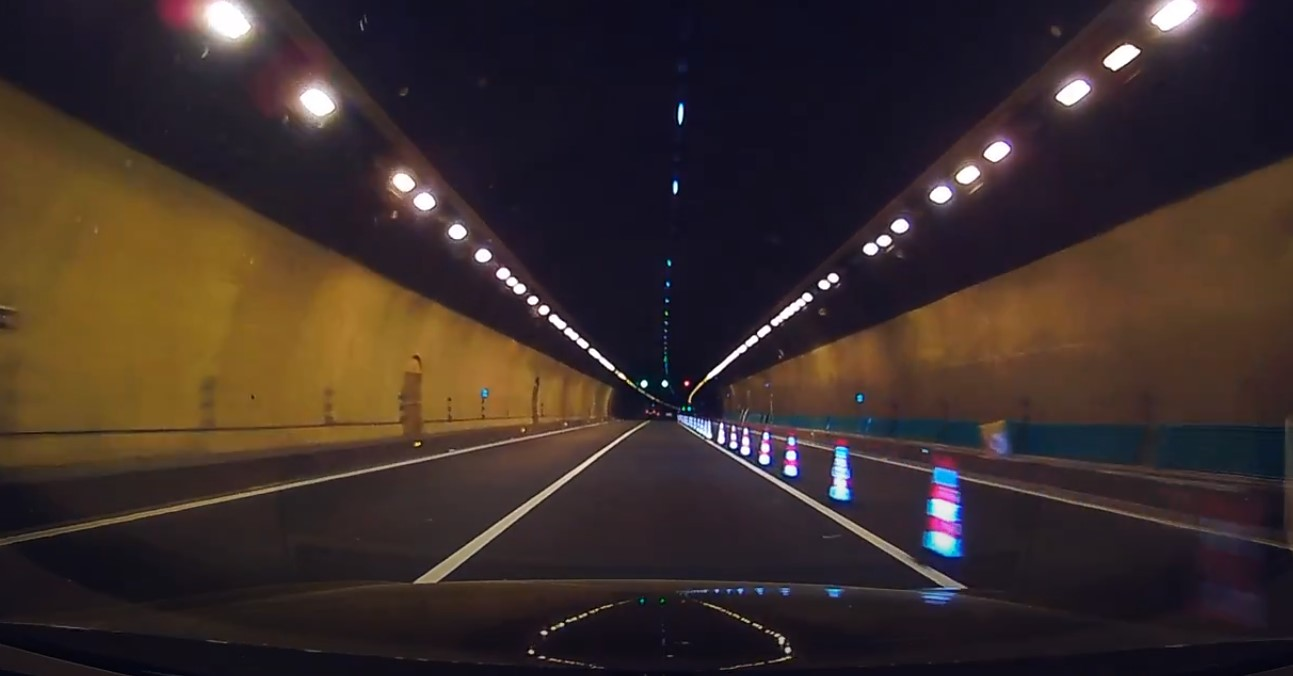
#> input picture Img_test/im3.jpg, 1293 x 676 px, found by its file name
$ python region_masking.py
#> lines starting #> are read from the running program, lines starting #| are printed output that depends on the picture; after the words box and inside, x2 and y2 are one past the last pixel; in counts of white or black regions, pixels touching at a corner belong together
import matplotlib.pyplot as plt
import matplotlib.image as mpimg
import numpy as np

# Read in the image
image = mpimg.imread('Img_test\im3.jpg')
#> image is the input picture: shape (676, 1293, 3); mean R, G, B 58.5, 45.2, 42.8
#image = mpimg.imread('Img_test\im2.jpg')

# Grab the x and y size and make a copy of the image
ysize = image.shape[0]
#> ysize = 676
xsize = image.shape[1]
#> xsize = 1293
color_select = np.copy(image)
line_image = np.copy(image)

# Define color selection criteria
# MODIFY THESE VARIABLES TO MAKE YOUR COLOR SELECTION
red_threshold = 200
green_threshold = 200
blue_threshold = 200

rgb_threshold = [red_threshold, green_threshold, blue_threshold]

# Define the vertices of a triangular mask.
# Keep in mind the origin (x=0, y=0) is in the upper left
# MODIFY THESE VALUES TO ISOLATE THE REGION
# WHERE THE LANE LINES ARE IN THE IMAGE
left_bottom = [100, 539]
right_bottom = [950, 539]
apex = [480, 290]

# Perform a linear fit (y=Ax+B) to each of the three sides of the triangle
# np.polyfit returns the coefficients [A, B] of the fit
fit_left = np.polyfit((left_bottom[0], apex[0]), (left_bottom[1], apex[1]), 1)
fit_right = np.polyfit((right_bottom[0], apex[0]), (right_bottom[1], apex[1]), 1)
fit_bottom = np.polyfit((left_bottom[0], right_bottom[0]), (left_bottom[1], right_bottom[1]), 1)

# Mask pixels below the threshold
color_thresholds = (image[:,:,0] < rgb_threshold[0]) | \
                    (image[:,:,1] < rgb_threshold[1]) | \
                    (image[:,:,2] < rgb_threshold[2])
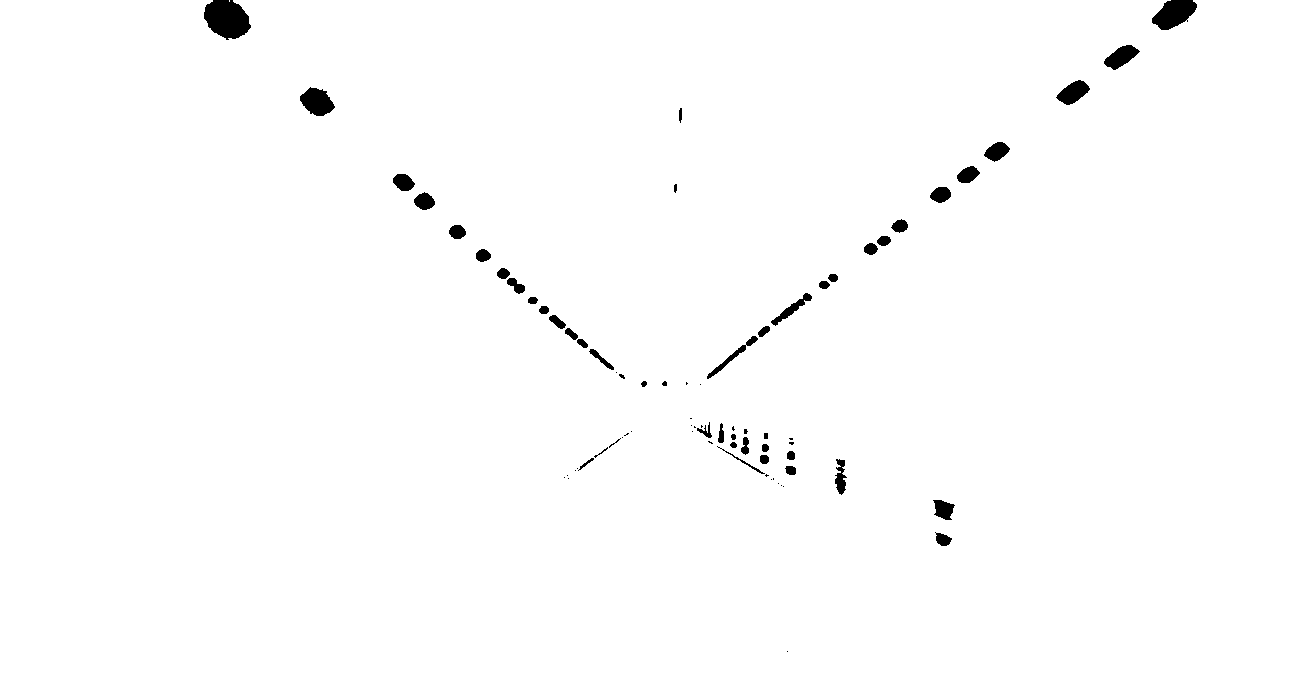
#> color_thresholds: shape (676, 1293) bool; 98.9% white; 78 black regions (30 under 20 px), largest, box (x1, y1, x2, y2) and area: (204, 0, 251, 40) 1366, (1152, 0, 1197, 30) 890, (300, 87, 335, 116) 672

# Find the region inside the lines
XX, YY = np.meshgrid(np.arange(0, xsize), np.arange(0, ysize))
region_thresholds = (YY > (XX*fit_left[0] + fit_left[1])) & \
                    (YY > (XX*fit_right[0] + fit_right[1])) & \
                    (YY < (XX*fit_bottom[0] + fit_bottom[1]))

# Mask color and region selection
color_select[color_thresholds | ~region_thresholds] = [0, 0, 0]
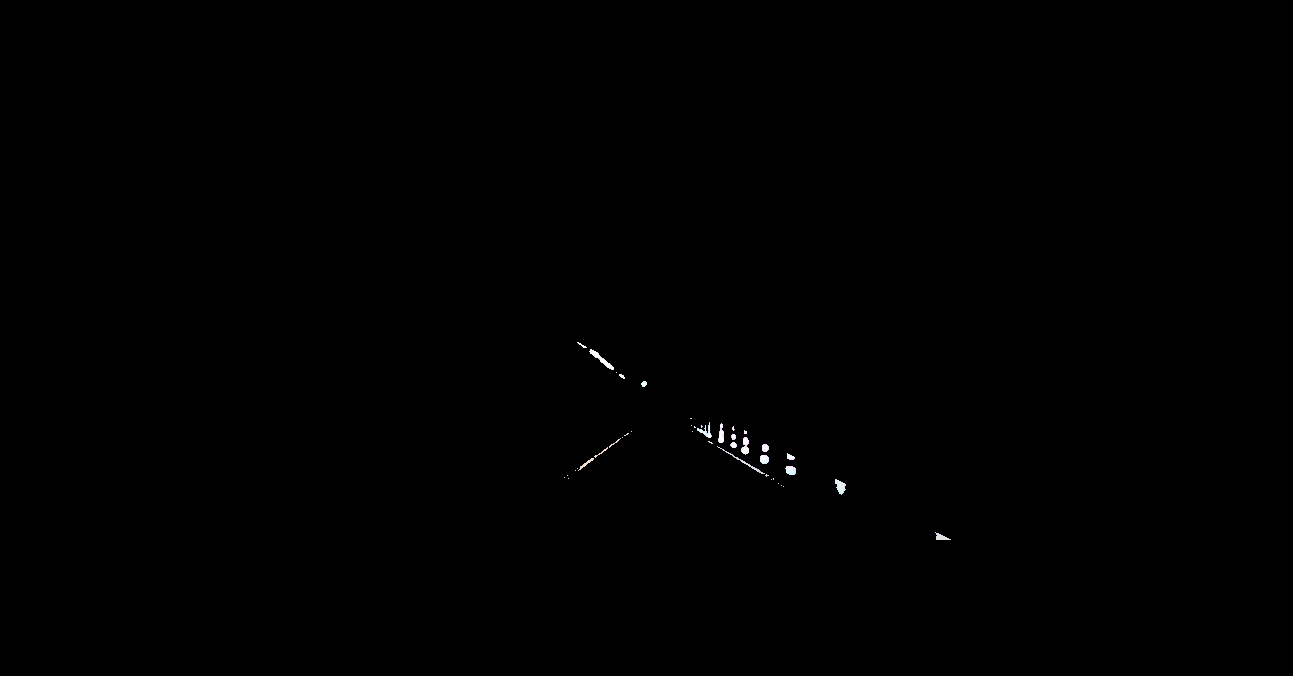
#> color_select: shape (676, 1293, 3); mean R, G, B 0.3, 0.3, 0.3
# Color pixels red where both color and region selections met
line_image[~color_thresholds & region_thresholds] = [9, 255, 0]
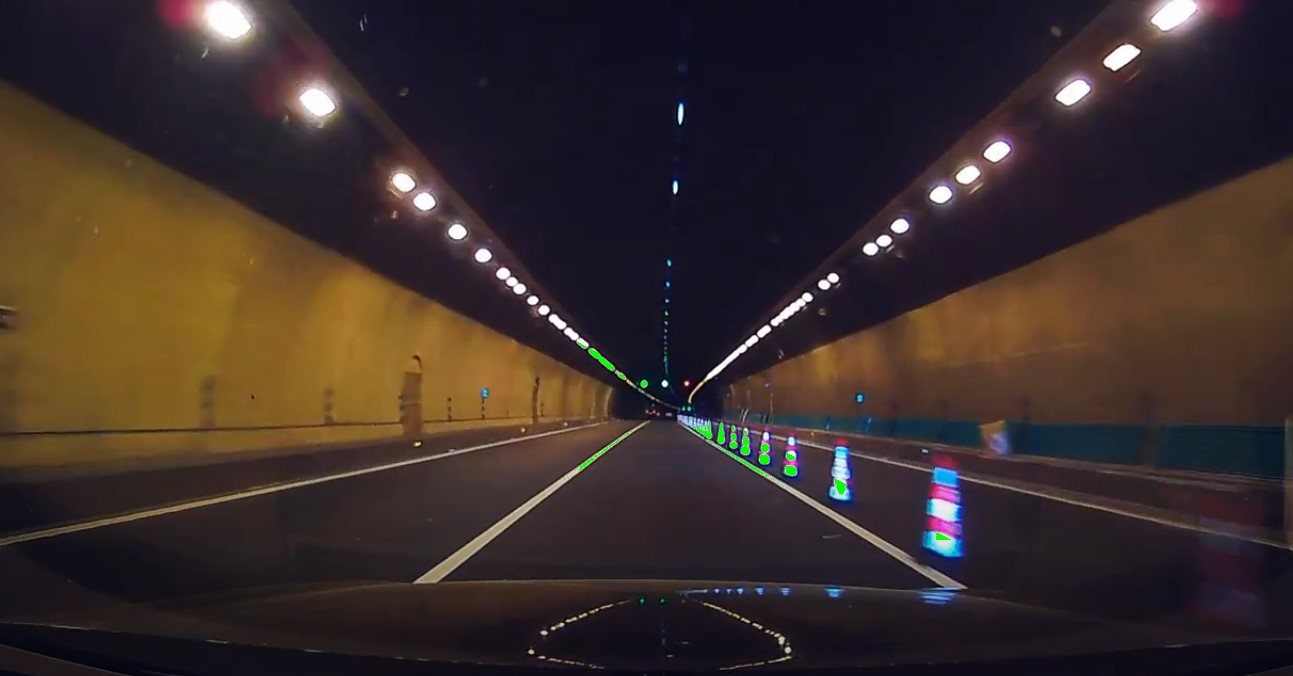
#> line_image: shape (676, 1293, 3); 0.13% of pixels changed, all inside (x1, y1, x2, y2) = (564, 342, 951, 540)

# Display the image and show region and color selections
plt.subplot(3,1,1)
plt.imshow(image)
x = [left_bottom[0], right_bottom[0], apex[0], left_bottom[0]]
y = [left_bottom[1], right_bottom[1], apex[1], left_bottom[1]]
plt.plot(x, y, 'r--', lw=4)
plt.title("Region Of Interest")
plt.subplot(3,1,2)
plt.imshow(color_select)
plt.title("Color Selection in the Triangular Region")
plt.subplot(3,1,3)
plt.imshow(line_image)
plt.title("Region Masked Image [Lane Lines in Green]")
plt.show()
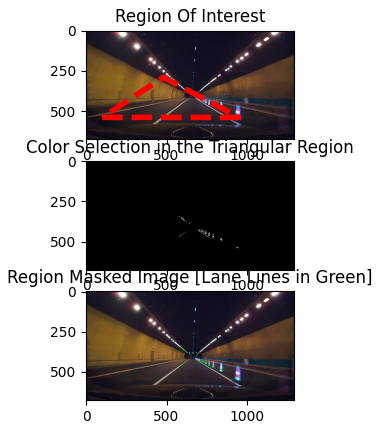
#> figure drawn by matplotlib, 3 panels

$ run again, with Img_test/im2.jpg copied over Img_test/im3.jpg
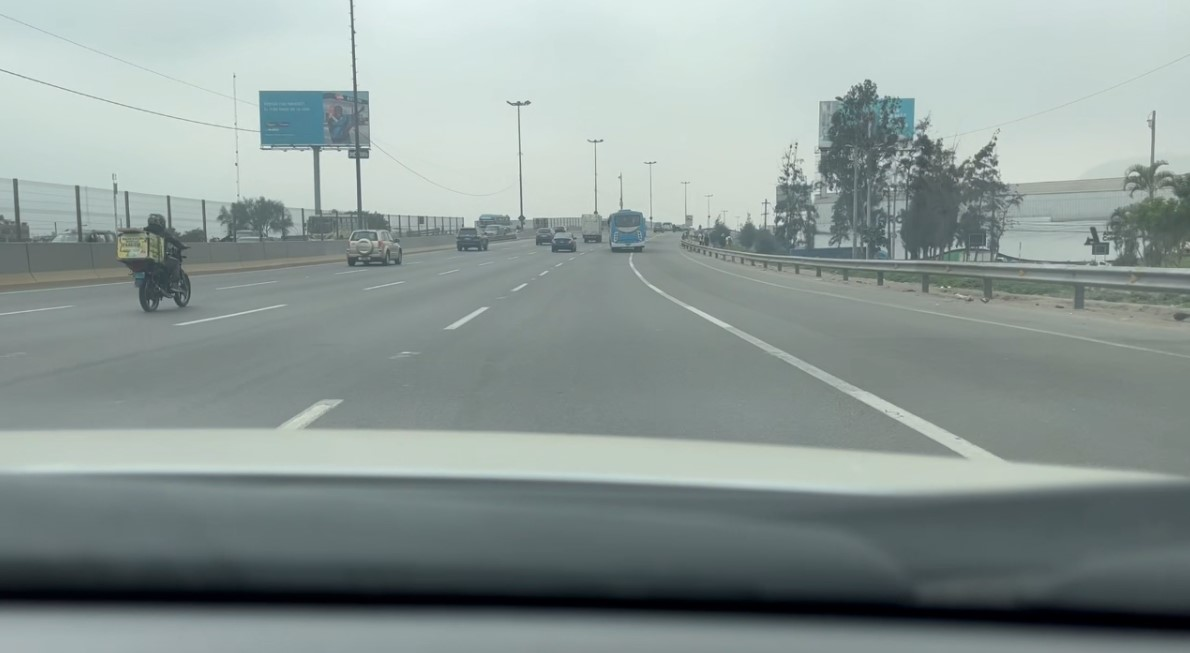
#> input picture Img_test/im2.jpg, 1190 x 653 px, found by its file name
#> image is the input picture: shape (653, 1190, 3); mean R, G, B 140.7, 153.1, 150.6
#> `color_thresholds = (image[:,:,0] < rgb_threshold[0]) | \ (image[:,:,1]..`:
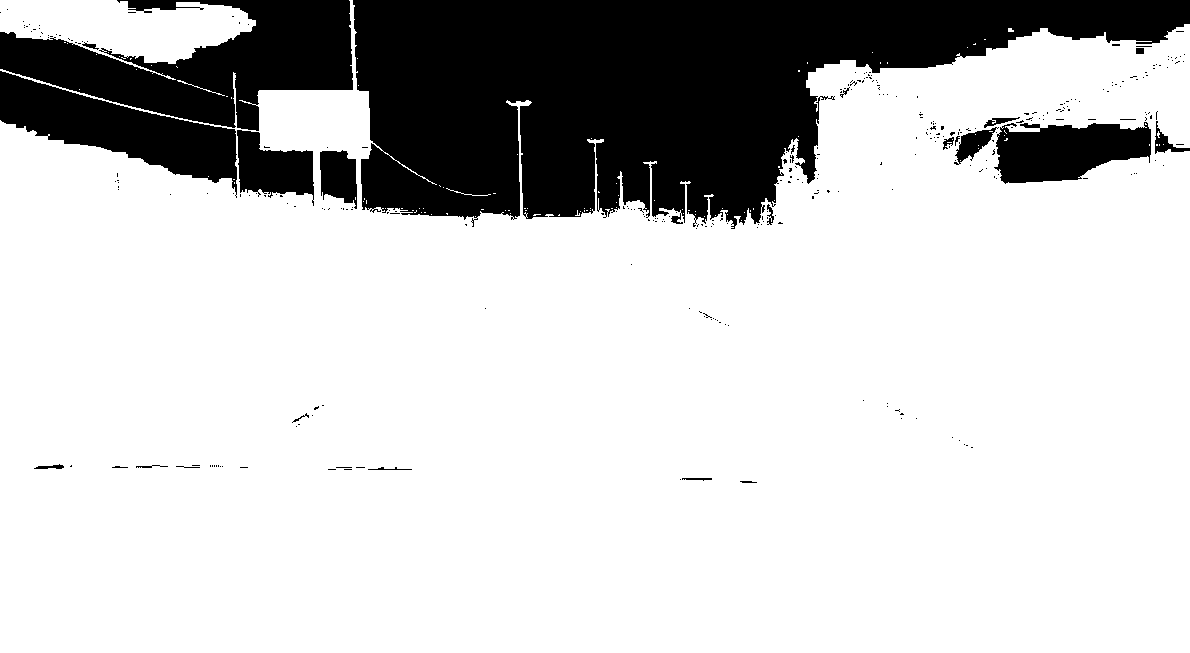
#> color_thresholds: shape (653, 1190) bool; 79% white; 324 black regions (301 under 20 px), largest, box (x1, y1, x2, y2) and area: (353, 0, 1190, 229) 112499, (0, 0, 353, 131) 23804, (0, 71, 237, 198) 12065
#> line_image: shape (653, 1190, 3); 0.03% of pixels changed, all inside (x1, y1, x2, y2) = (212, 308, 757, 483)
#> `plt.show()`:
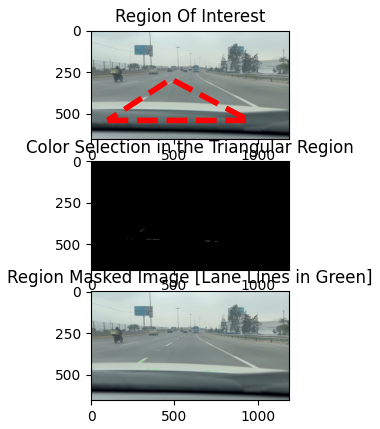
#> figure drawn by matplotlib, 3 panels

$ run again, with Img_test/im1.jpg copied over Img_test/im3.jpg
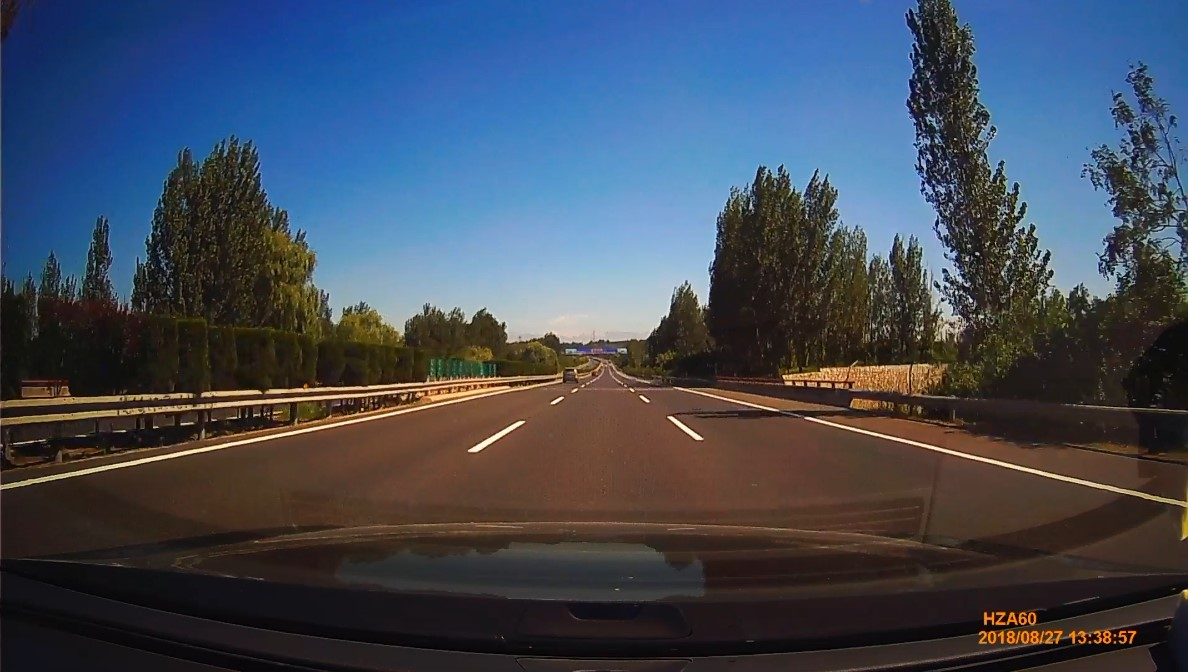
#> input picture Img_test/im1.jpg, 1188 x 672 px, found by its file name
#> image is the input picture: shape (672, 1188, 3); mean R, G, B 65.3, 74.2, 88.6
#> `color_thresholds = (image[:,:,0] < rgb_threshold[0]) | \ (image[:,:,1]..`:
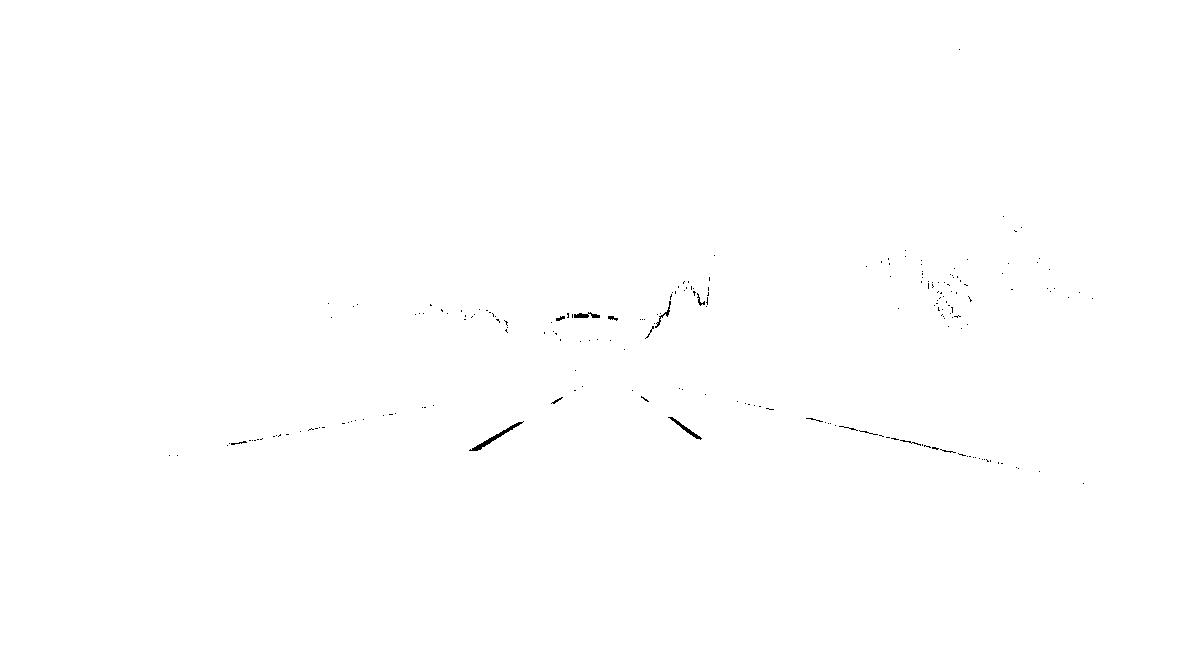
#> color_thresholds: shape (672, 1188) bool; 99.8% white; black in thin lines or dots, all inside (x1, y1, x2, y2) = (169, 49, 1093, 484)
#> line_image: shape (672, 1188, 3); 0.06% of pixels changed, all inside (x1, y1, x2, y2) = (252, 309, 702, 451)
#> `plt.show()`:
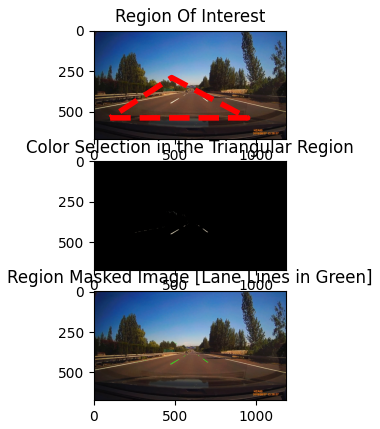
#> figure drawn by matplotlib, 3 panels

$ run again, with Img_test/im4.jpg copied over Img_test/im3.jpg
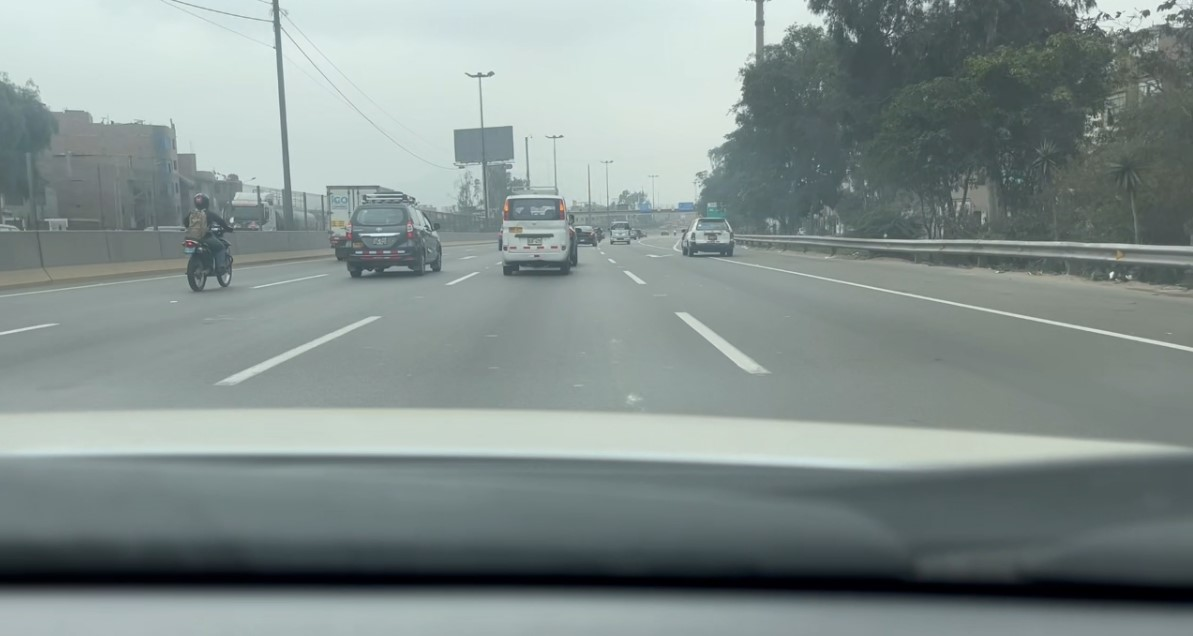
#> input picture Img_test/im4.jpg, 1193 x 636 px, found by its file name
#> image is the input picture: shape (636, 1193, 3); mean R, G, B 131.3, 143.6, 141.7
#> `color_thresholds = (image[:,:,0] < rgb_threshold[0]) | \ (image[:,:,1]..`:
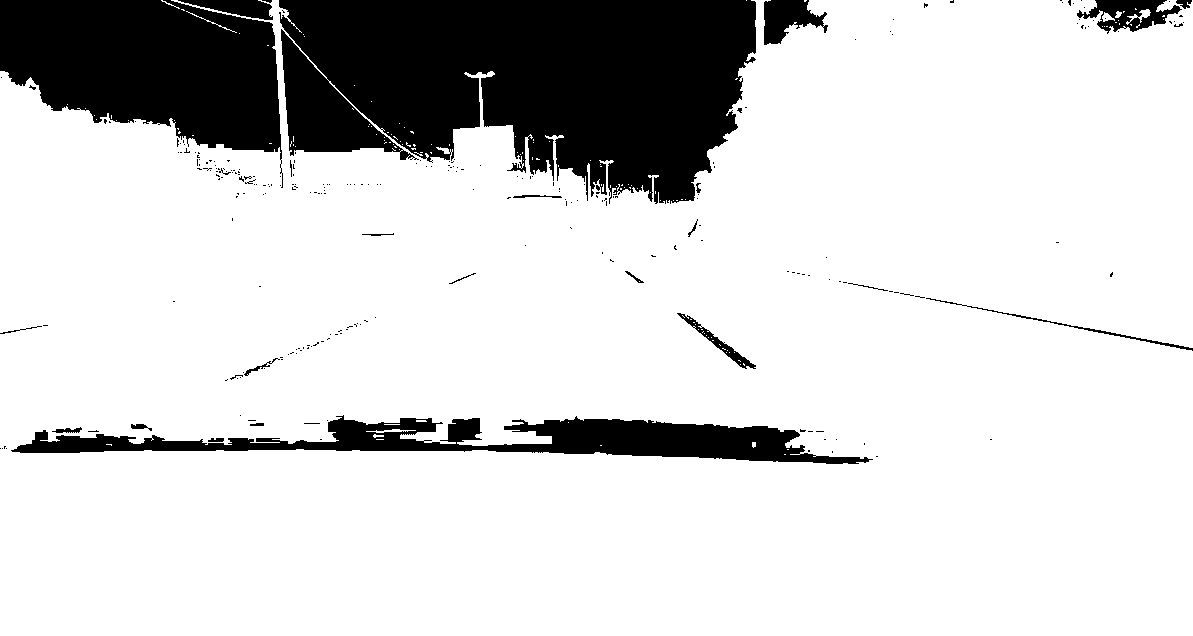
#> color_thresholds: shape (636, 1193) bool; 82.9% white; 256 black regions (232 under 20 px), largest, box (x1, y1, x2, y2) and area: (279, 0, 756, 204) 73319, (0, 0, 283, 188) 32417, (11, 415, 873, 464) 16978
#> line_image: shape (636, 1193, 3); 1.7% of pixels changed, all inside (x1, y1, x2, y2) = (236, 415, 803, 462)
#> `plt.show()`:
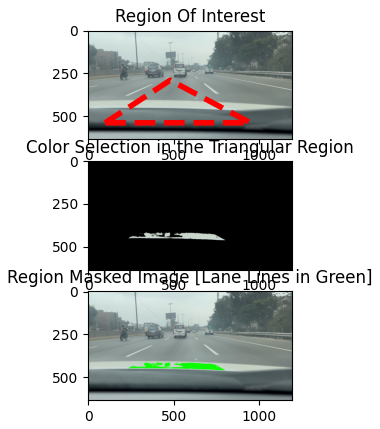
#> figure drawn by matplotlib, 3 panels
